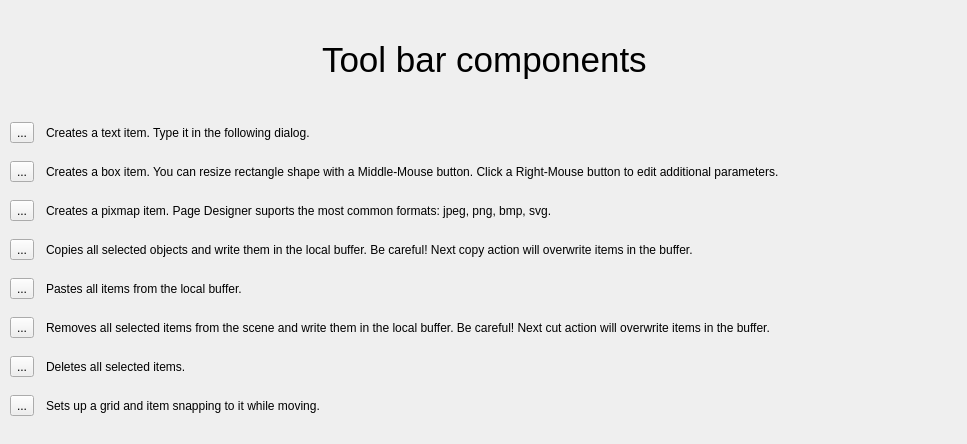
<?xml version="1.0" encoding="UTF-8"?>
<ui version="4.0">
 <class>WizardPage</class>
 <widget class="QWizardPage" name="WizardPage">
  <property name="geometry">
   <rect>
    <x>0</x>
    <y>0</y>
    <width>967</width>
    <height>444</height>
   </rect>
  </property>
  <property name="minimumSize">
   <size>
    <width>967</width>
    <height>444</height>
   </size>
  </property>
  <property name="baseSize">
   <size>
    <width>967</width>
    <height>444</height>
   </size>
  </property>
  <property name="windowTitle">
   <string notr="true">Introduction tutorial</string>
  </property>
  <property name="locale">
   <locale language="English" country="UnitedStates"/>
  </property>
  <property name="title">
   <string/>
  </property>
  <attribute name="pageId">
   <string notr="true"/>
  </attribute>
  <widget class="QWidget" name="gridLayoutWidget">
   <property name="geometry">
    <rect>
     <x>10</x>
     <y>110</y>
     <width>951</width>
     <height>321</height>
    </rect>
   </property>
   <layout class="QGridLayout" name="gridLayout">
    <item row="0" column="2">
     <widget class="QLabel" name="label">
      <property name="text">
       <string>Creates a text item. Type it in the following dialog.</string>
      </property>
     </widget>
    </item>
    <item row="1" column="2">
     <widget class="QLabel" name="label_2">
      <property name="text">
       <string>Creates a box item. You can resize rectangle shape with a Middle-Mouse button. Click a Right-Mouse button to edit additional parameters.</string>
      </property>
     </widget>
    </item>
    <item row="5" column="0">
     <widget class="QToolButton" name="toolButton_6">
      <property name="text">
       <string>...</string>
      </property>
      <property name="icon">
       <iconset resource="../../stylesheets/toolbarIco.qrc">
        <normaloff>:/icons/toolbar/cut.svg</normaloff>:/icons/toolbar/cut.svg</iconset>
      </property>
     </widget>
    </item>
    <item row="3" column="2">
     <widget class="QLabel" name="label_4">
      <property name="text">
       <string>Copies all selected objects and write them in the local buffer. Be careful! Next copy action will overwrite items in the buffer.</string>
      </property>
     </widget>
    </item>
    <item row="0" column="0">
     <widget class="QToolButton" name="toolButton">
      <property name="locale">
       <locale language="English" country="UnitedStates"/>
      </property>
      <property name="text">
       <string>...</string>
      </property>
      <property name="icon">
       <iconset resource="../../stylesheets/toolbarIco.qrc">
        <normaloff>:/icons/toolbar/addText.svg</normaloff>:/icons/toolbar/addText.svg</iconset>
      </property>
     </widget>
    </item>
    <item row="4" column="0">
     <widget class="QToolButton" name="toolButton_5">
      <property name="text">
       <string>...</string>
      </property>
      <property name="icon">
       <iconset resource="../../stylesheets/toolbarIco.qrc">
        <normaloff>:/icons/toolbar/paste.svg</normaloff>:/icons/toolbar/paste.svg</iconset>
      </property>
     </widget>
    </item>
    <item row="1" column="0">
     <widget class="QToolButton" name="toolButton_2">
      <property name="text">
       <string>...</string>
      </property>
      <property name="icon">
       <iconset resource="../../stylesheets/toolbarIco.qrc">
        <normaloff>:/icons/toolbar/addBox.svg</normaloff>:/icons/toolbar/addBox.svg</iconset>
      </property>
     </widget>
    </item>
    <item row="2" column="2">
     <widget class="QLabel" name="label_3">
      <property name="text">
       <string>Creates a pixmap item. Page Designer suports the most common formats: jpeg, png, bmp, svg.</string>
      </property>
     </widget>
    </item>
    <item row="4" column="2">
     <widget class="QLabel" name="label_5">
      <property name="text">
       <string>Pastes all items from the local buffer. </string>
      </property>
     </widget>
    </item>
    <item row="6" column="0">
     <widget class="QToolButton" name="toolButton_7">
      <property name="text">
       <string>...</string>
      </property>
      <property name="icon">
       <iconset resource="../../stylesheets/toolbarIco.qrc">
        <normaloff>:/icons/toolbar/delete.svg</normaloff>:/icons/toolbar/delete.svg</iconset>
      </property>
     </widget>
    </item>
    <item row="6" column="2">
     <widget class="QLabel" name="label_7">
      <property name="text">
       <string>Deletes all selected items.</string>
      </property>
     </widget>
    </item>
    <item row="3" column="0">
     <widget class="QToolButton" name="toolButton_4">
      <property name="text">
       <string>...</string>
      </property>
      <property name="icon">
       <iconset resource="../../stylesheets/toolbarIco.qrc">
        <normaloff>:/icons/toolbar/copy.svg</normaloff>:/icons/toolbar/copy.svg</iconset>
      </property>
     </widget>
    </item>
    <item row="5" column="2">
     <widget class="QLabel" name="label_6">
      <property name="text">
       <string>Removes all selected items from the scene and write them in the local buffer. Be careful! Next cut action will overwrite items in the buffer.</string>
      </property>
     </widget>
    </item>
    <item row="7" column="2">
     <widget class="QLabel" name="label_8">
      <property name="text">
       <string>Sets up a grid and item snapping to it while moving. </string>
      </property>
     </widget>
    </item>
    <item row="7" column="0">
     <widget class="QToolButton" name="toolButton_8">
      <property name="text">
       <string>...</string>
      </property>
      <property name="icon">
       <iconset resource="../../stylesheets/toolbarIco.qrc">
        <normaloff>:/icons/toolbar/snap.svg</normaloff>:/icons/toolbar/snap.svg</iconset>
      </property>
     </widget>
    </item>
    <item row="2" column="0">
     <widget class="QToolButton" name="toolButton_3">
      <property name="text">
       <string>...</string>
      </property>
      <property name="icon">
       <iconset resource="../../stylesheets/toolbarIco.qrc">
        <normaloff>:/icons/toolbar/addPixmap.svg</normaloff>:/icons/toolbar/addPixmap.svg</iconset>
      </property>
     </widget>
    </item>
    <item row="0" column="1">
     <spacer name="horizontalSpacer">
      <property name="orientation">
       <enum>Qt::Horizontal</enum>
      </property>
      <property name="sizeType">
       <enum>QSizePolicy::Fixed</enum>
      </property>
      <property name="sizeHint" stdset="0">
       <size>
        <width>6</width>
        <height>20</height>
       </size>
      </property>
     </spacer>
    </item>
   </layout>
  </widget>
  <widget class="QWidget" name="verticalLayoutWidget">
   <property name="geometry">
    <rect>
     <x>9</x>
     <y>20</y>
     <width>951</width>
     <height>80</height>
    </rect>
   </property>
   <layout class="QVBoxLayout" name="verticalLayout">
    <item alignment="Qt::AlignHCenter|Qt::AlignVCenter">
     <widget class="QLabel" name="label_9">
      <property name="font">
       <font>
        <pointsize>26</pointsize>
       </font>
      </property>
      <property name="text">
       <string>Tool bar components</string>
      </property>
     </widget>
    </item>
   </layout>
  </widget>
 </widget>
 <resources>
  <include location="../../stylesheets/toolbarIco.qrc"/>
 </resources>
 <connections/>
</ui>
